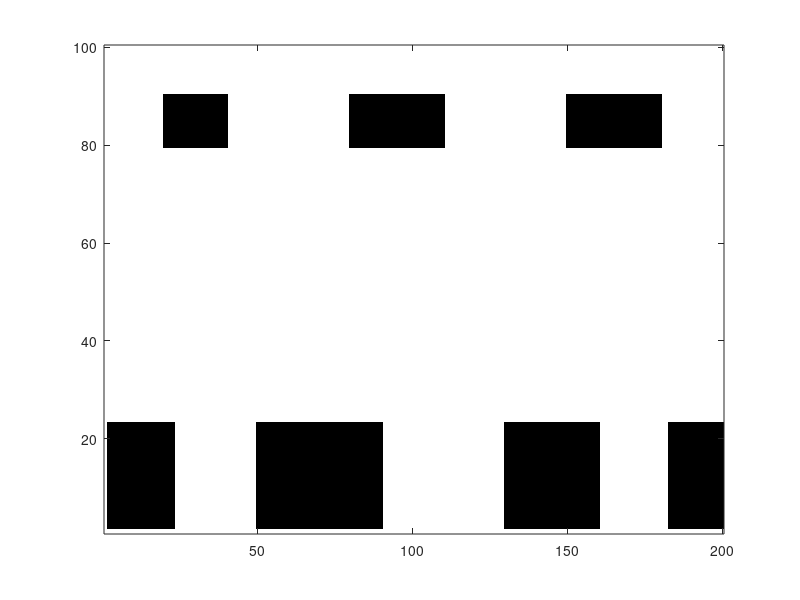

Recreate this plot in MATLAB. (Note: this script raises an error after producing the figure.)

in = zeros(100,200);
for i = 2:23
    for j = 2:23
        in(i,j) = 1;
    end
end

for i = 2:23
    for j = 50:90
        in(i,j) = 1;
    end
end

for i = 2:23
    for j = 130:160
        in(i,j) = 1;
    end
end

for i = 2:23
    for j = 183:200
        in(i,j) = 1;
    end
end

for i = 80:90
    for j = 20:40
        in(i,j) = 1;
    end
end

for i = 80:90
    for j = 80:110
        in(i,j) = 1;
    end
end

for i = 80:90
    for j = 150:180
        in(i,j) = 1;
    end
end
imagesc(imcomplement(in)),colormap gray;
axis xy

errorrate = 1e-5;
X = double(in);
H = rand(2,200)+10;
W = rand(100, 2)+10;
N = 500;
[output,W,H,N] = nmf_helper(X,W,H,N,errorrate);
figure
subplot(4,1,1)
plot(W(:,1)),title('Sometimes need to be run due to rand initiation issue. W column 1');
subplot(4,1,2)
plot(W(:,2)),title('W column 2');
subplot(4,1,3)
plot(H(1,:)),title('H ROW 1');
subplot(4,1,4)
plot(H(2,:)),title('H ROW 2');




